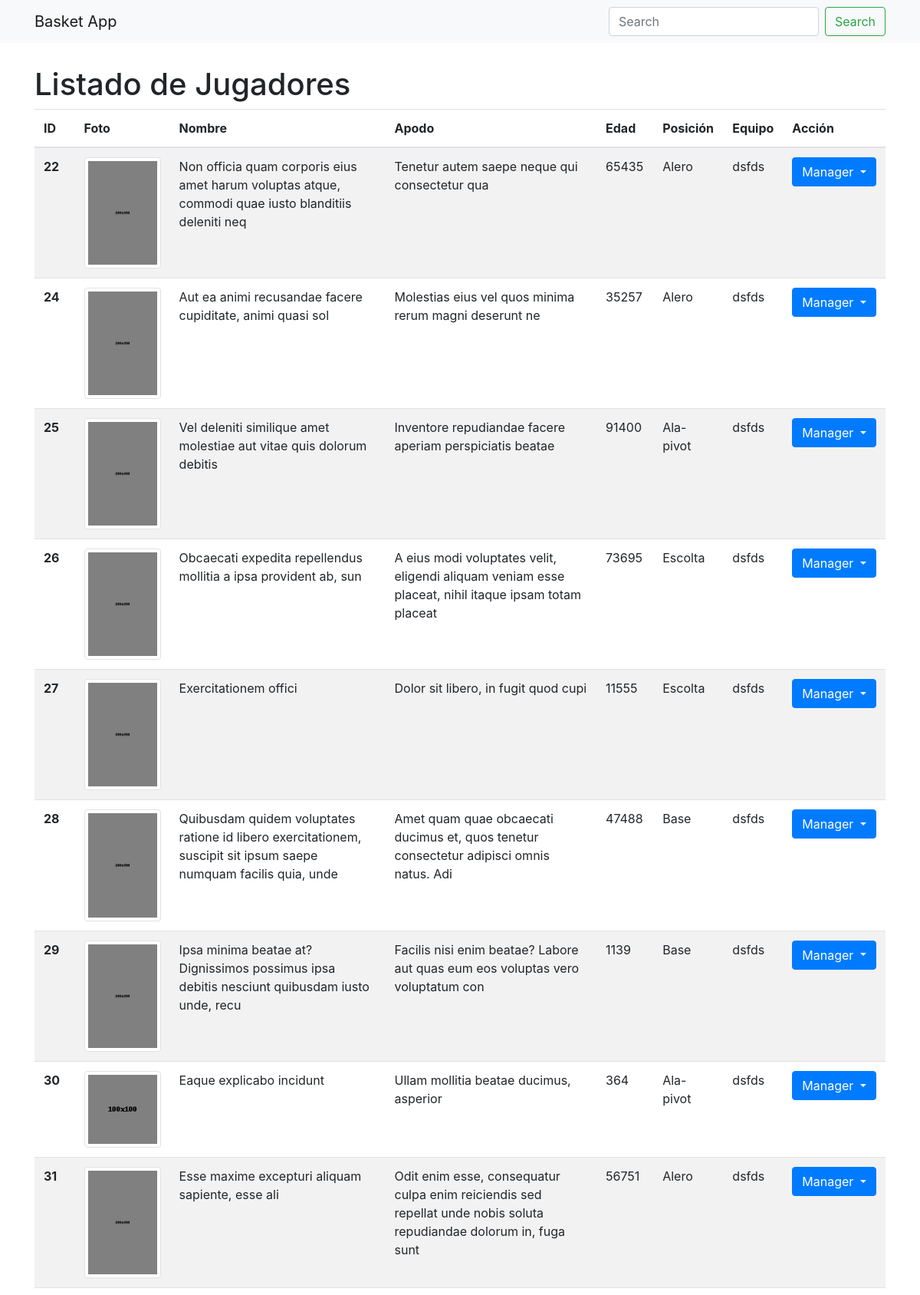
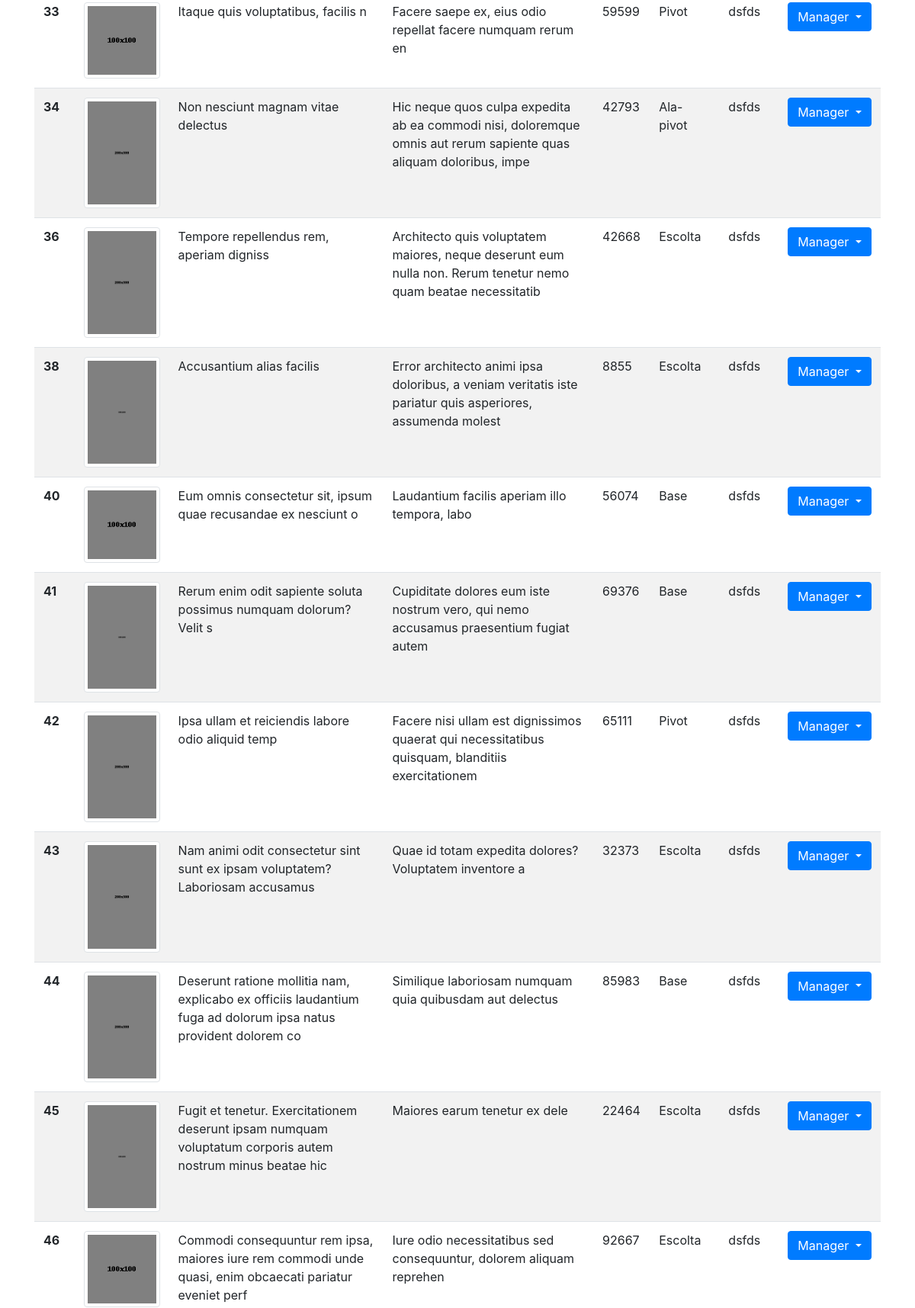
The page /basket/list (upper part) on the database its author committed (2 pictures, top to bottom).
### basket/models.py (models this page shows, shortened)
class Player(models.Model):
    name = models.CharField(max_length=120)
    nickname = models.CharField(max_length=120)
    birthday = models.DateField()
    age = models.PositiveIntegerField()
    email = models.EmailField()
    height = models.PositiveIntegerField(help_text="Altura en cm")
    weight = models.PositiveIntegerField(help_text="Peso en gramos")
    picture = models.ImageField(upload_to='picture_players')
    position = models.CharField(max_length=60, choices=POSITION_PLAYER_CHOICES)
    team = models.ForeignKey(Team, on_delete=models.CASCADE)
    rut = models.CharField(max_length=8)
    dv = models.PositiveIntegerField()

class Team(models.Model):
    name = models.CharField(max_length=120)
    description = models.TextField()
    logo = models.ImageField(upload_to='logos')
    code = models.CharField(max_length=3)
    def __str__(self):
        return self.name

### basket/views.py (the view)
# urls.py: path('list', views.list, name="player_list"),
def list(request):
    if request.method == 'POST':
        get_object_or_404(Player, pk=request.POST['id']).delete()
        return JsonResponse({})
    data = {'players': Player.objects.all()}
    template_name = "player/listar.html"
    return render(request, template_name, data)

### basket/templates/player/listar.html (shortened to what this page needs)
<!doctype html>
<html lang="en">
  <head>
    <link rel="stylesheet" href="https://stackpath.bootstrapcdn.com/bootstrap/4.1.1/css/bootstrap.min.css">
    <link rel="stylesheet" type="text/css" href="https://cdn.datatables.net/v/dt/dt-1.10.16/datatables.min.css"/>
  </head>
  <body>
    <nav class="navbar navbar-expand-lg navbar-light bg-light">
      <div class="container">
        <a class="navbar-brand" href="#">Basket App</a>
        <div class="collapse navbar-collapse" id="navbarSupportedContent">
        <form class="form-inline my-2 my-lg-0">
          <input class="form-control mr-sm-2" type="search" placeholder="Search" aria-label="Search">
          <button class="btn btn-outline-success my-2 my-sm-0" type="submit">Search</button>
        </form>
      </div>
    </div>
    </nav>
    <div class="row">
      <div class="container">
          <div class="row">
              <div class="col-lg-12">
                  <h1 style="margin-top:30px;">Listado de Jugadores</h1>
                    <table id="tabla" class="table table-striped">
                      <thead>
                        <tr>
                          <th scope="col">ID</th>
                          <th scope="col">Foto</th>
                          <th scope="col">Nombre</th>
                          <th scope="col">Apodo</th>
                          <th scope="col">Edad</th>
                          <th scope="col">Posición</th>
                          <th scope="col">Equipo</th>
                          <th scope="col">Acción</th>
                        </tr>
                      </thead>
                      <tbody>
                        {% for player in players %}
                            <tr data-pk="{{player.id}}">
                              <th scope="row">{{player.id}}</th>
                              <td><img src="{{player.picture.url}}" alt="" class="img-thumbnail img-responsive "></td>
                              <td>{{player.name}}</td>
                              <td>{{player.nickname}}</td>
                              <td>{{player.age}}</td>
                              <td>{{player.get_position_display}}</td>
                              <td>{{player.team}}</td>
                              <td>
                                <div class="dropdown">
                                  <button class="btn btn-primary dropdown-toggle" type="button" id="dropdownMenu2" data-toggle="dropdown" aria-haspopup="true" aria-expanded="false">
                                    Manager
                                  </button>
                                </div>
                              </td>
                            </tr>
                        {% endfor %}
                    </tbody>
                  </table>
              </div>
          </div>
      </div>
    </div>
  <br><br>
  </body>
</html>

### rows shown on the page
Player: id "22", picture (picture), name "Non officia quam corporis eius amet harum voluptas atque, commodi quae iusto blanditiis deleniti neq", nickname "Tenetur autem saepe neque qui consectetur qua", age "65435", position "Alero", team "dsfds"
Player: id "24", picture (picture), name "Aut ea animi recusandae facere cupiditate, animi quasi sol", nickname "Molestias eius vel quos minima rerum magni deserunt ne", age "35257", position "Alero", team "dsfds"
Player: id "25", picture (picture), name "Vel deleniti similique amet molestiae aut vitae quis dolorum debitis", nickname "Inventore repudiandae facere aperiam perspiciatis beatae", age "91400", position "Ala-pivot", team "dsfds"
Player: id "26", picture (picture), name "Obcaecati expedita repellendus mollitia a ipsa provident ab, sun", nickname "A eius modi voluptates velit, eligendi aliquam veniam esse placeat, nihil itaque ipsam totam placeat", age "73695", position "Escolta", team "dsfds"
Player: id "27", picture (picture), name "Exercitationem offici", nickname "Dolor sit libero, in fugit quod cupi", age "11555", position "Escolta", team "dsfds"
Player: id "28", picture (picture), name "Quibusdam quidem voluptates ratione id libero exercitationem, suscipit sit ipsum saepe numquam facilis quia, unde", nickname "Amet quam quae obcaecati ducimus et, quos tenetur consectetur adipisci omnis natus. Adi", age "47488", position "Base", team "dsfds"
Player: id "29", picture (picture), name "Ipsa minima beatae at? Dignissimos possimus ipsa debitis nesciunt quibusdam iusto unde, recu", nickname "Facilis nisi enim beatae? Labore aut quas eum eos voluptas vero voluptatum con", age "1139", position "Base", team "dsfds"
Player: id "30", picture (picture), name "Eaque explicabo incidunt", nickname "Ullam mollitia beatae ducimus, asperior", age "364", position "Ala-pivot", team "dsfds"
Player: id "31", picture (picture), name "Esse maxime excepturi aliquam sapiente, esse ali", nickname "Odit enim esse, consequatur culpa enim reiciendis sed repellat unde nobis soluta repudiandae dolorum in, fuga sunt", age "56751", position "Alero", team "dsfds"
Player: id "33", picture (picture), name "Itaque quis voluptatibus, facilis n", nickname "Facere saepe ex, eius odio repellat facere numquam rerum en", age "59599", position "Pivot", team "dsfds"
Player: id "34", picture (picture), name "Non nesciunt magnam vitae delectus", nickname "Hic neque quos culpa expedita ab ea commodi nisi, doloremque omnis aut rerum sapiente quas aliquam doloribus, impe", age "42793", position "Ala-pivot", team "dsfds"
Player: id "36", picture (picture), name "Tempore repellendus rem, aperiam digniss", nickname "Architecto quis voluptatem maiores, neque deserunt eum nulla non. Rerum tenetur nemo quam beatae necessitatib", age "42668", position "Escolta", team "dsfds"
Player: id "38", picture (picture), name "Accusantium alias facilis", nickname "Error architecto animi ipsa doloribus, a veniam veritatis iste pariatur quis asperiores, assumenda molest", age "8855", position "Escolta", team "dsfds"
Player: id "40", picture (picture), name "Eum omnis consectetur sit, ipsum quae recusandae ex nesciunt o", nickname "Laudantium facilis aperiam illo tempora, labo", age "56074", position "Base", team "dsfds"
Player: id "41", picture (picture), name "Rerum enim odit sapiente soluta possimus numquam dolorum? Velit s", nickname "Cupiditate dolores eum iste nostrum vero, qui nemo accusamus praesentium fugiat autem", age "69376", position "Base", team "dsfds"
Player: id "42", picture (picture), name "Ipsa ullam et reiciendis labore odio aliquid temp", nickname "Facere nisi ullam est dignissimos quaerat qui necessitatibus quisquam, blanditiis exercitationem", age "65111", position "Pivot", team "dsfds"
Player: id "43", picture (picture), name "Nam animi odit consectetur sint sunt ex ipsam voluptatem? Laboriosam accusamus", nickname "Quae id totam expedita dolores? Voluptatem inventore a", age "32373", position "Escolta", team "dsfds"
Player: id "44", picture (picture), name "Deserunt ratione mollitia nam, explicabo ex officiis laudantium fuga ad dolorum ipsa natus provident dolorem co", nickname "Similique laboriosam numquam quia quibusdam aut delectus", age "85983", position "Base", team "dsfds"
Player: id "45", picture (picture), name "Fugit et tenetur. Exercitationem deserunt ipsam numquam voluptatum corporis autem nostrum minus beatae hic", nickname "Maiores earum tenetur ex dele", age "22464", position "Escolta", team "dsfds"
Player: id "46", picture (picture), name "Commodi consequuntur rem ipsa, maiores iure rem commodi unde quasi, enim obcaecati pariatur eveniet perf", nickname "Iure odio necessitatibus sed consequuntur, dolorem aliquam reprehen", age "92667", position "Escolta", team "dsfds"
